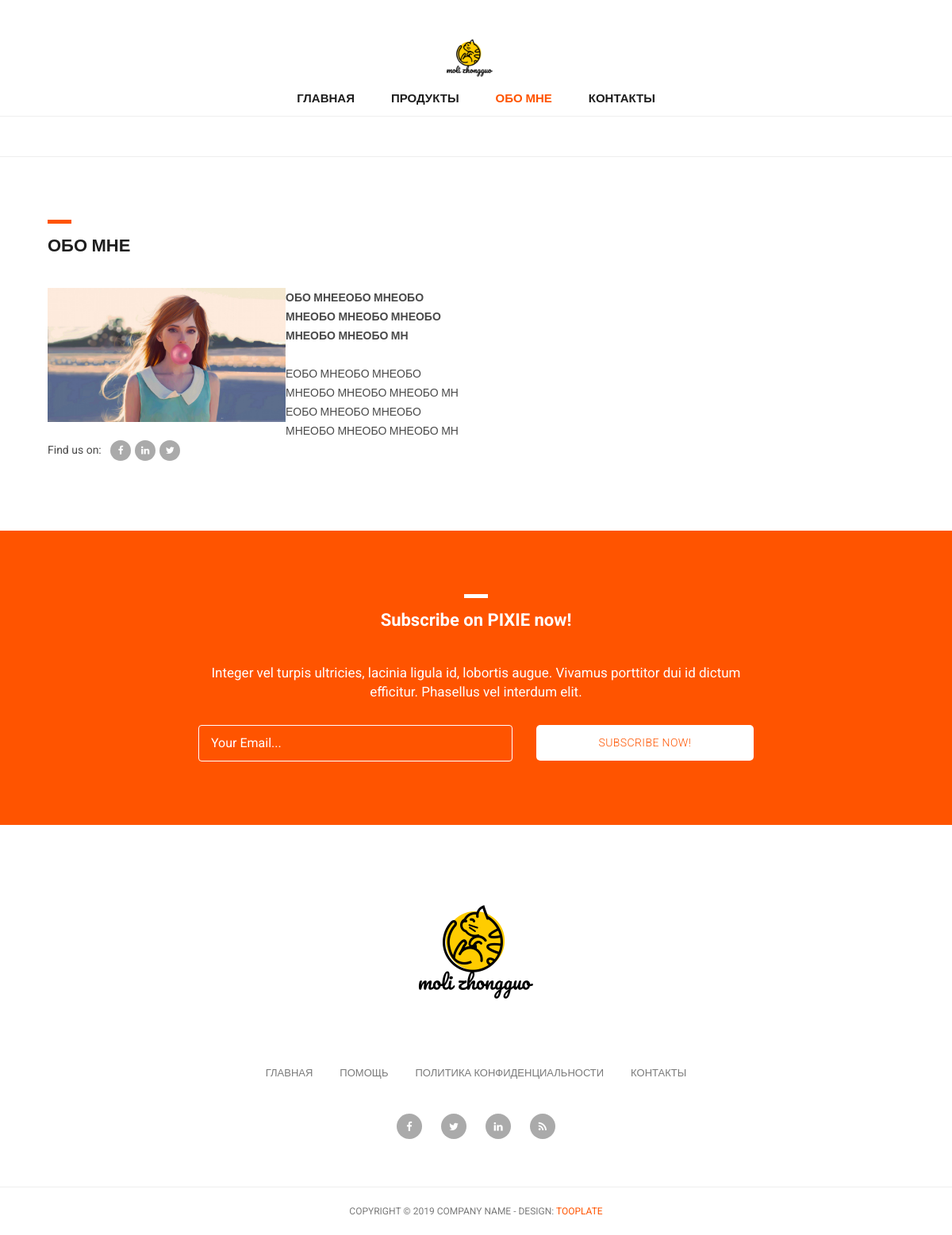
The page /about/ on the database its author committed.
### shop/models.py (models this page shows, shortened)
class ContentFor(models.Model): #класс создан для удобного заполнения страницы обо мне контентом через ckeditor, запрос по slug
    title = models.CharField(max_length=50, verbose_name='Название')
    content = models.TextField(blank=True, verbose_name='Контент')
    slug = models.SlugField(max_length=50, verbose_name='Url', unique=True)#
    class Meta:
        verbose_name = 'Статья'
        verbose_name_plural = 'Статьи'
        ordering = ['title']

### shop/views.py (the view)
# urls.py: path('<slug>/', AboutPage.as_view(), name='about'),
class AboutPage(DetailView):
    model = ContentFor
    template_name = 'shop/about.html'
    context_object_name = 'posts'
    def get_context_data(self, *, object_list=None, **kwargs):
        context = super().get_context_data(**kwargs)
        context['title'] = 'ОБО МНЕ'
        return context

### shop/templates/shop/about.html (shortened to what this page needs)
{% extends 'base.html' %}
{% load static %}
{% block content %}
<div class="contact-page">
  <div class="container">
    <div class="about-page">
      <div class="container">
        <div class="row">
          <div class="col-md-12">
            <div class="section-heading">
              <div class="line-dec"></div>
              <h1>{{ title }}</h1>
            </div>
          </div>
          <div class="col-md-6">
            <div class="right-content">
              {{ posts.content|safe }}
              <h6>Find us on: <span><a href="#"><i class="fa fa-facebook"></i></a><a href="#"><i class="fa fa-linkedin"></i></a><a href="#"><i class="fa fa-twitter"></i></a></span></h6>
            </div>
          </div>
        </div>
      </div>
    </div>
  </div>
</div>
{% endblock %}

### templates/base.html (shortened to what this page needs)
<!DOCTYPE html>
{% load static %}
<html lang="en">
<head>
  <link href="{% static 'vendor/bootstrap/css/bootstrap.min.css' %}" rel="stylesheet">
  <link rel="stylesheet" href="{% static 'assets/css/fontawesome.css' %}">
  <link rel="stylesheet" href="{% static 'assets/css/tooplate-main.css' %}">
  <link rel="stylesheet" href="{% static 'assets/css/owl.css' %}">
</head>
<body>
{% include 'inc/_nav.html' %}
{% block content %}{% endblock %}
<div class="subscribe-form">
  <div class="container">
    <div class="row">
      <div class="col-md-12">
        <div class="section-heading">
          <div class="line-dec"></div>
          <h1>Subscribe on PIXIE now!</h1>
        </div>
      </div>
      <div class="col-md-8 offset-md-2">
        <div class="main-content">
          <p>Integer vel turpis ultricies, lacinia ligula id, lobortis augue. Vivamus porttitor dui id dictum efficitur. Phasellus vel interdum elit.</p>
          <div class="container">
            <form id="subscribe" action="" method="get">
              <div class="row">
                <div class="col-md-7">
                  <fieldset>
                    <input name="email" type="text" class="form-control" id="email"
                           onfocus="if(this.value == 'Your Email...') { this.value = ''; }"
                           onBlur="if(this.value == '') { this.value = 'Your Email...';}"
                           value="Your Email..." required="">
                  </fieldset>
                </div>
                <div class="col-md-5">
                  <fieldset>
                    <button type="submit" id="form-submit" class="button">Subscribe Now!</button>
                  </fieldset>
                </div>
              </div>
            </form>
          </div>
        </div>
      </div>
    </div>
  </div>
</div>
<div class="footer">
  <div class="container">
    <div class="row">
      <div class="col-md-12">
        <div class="logo">
          <img src="assets/images/header-logo.png" alt="">
        </div>
      </div>
      <div class="col-md-12">
        <div class="footer-menu">
          <ul>
            <li><a href="#">Главная</a></li>
            <li><a href="#">Помощь</a></li>
            <li><a href="#">Политика Конфиденциальности</a></li>
            <li><a href="#">Контакты</a></li>
          </ul>
        </div>
      </div>
      <div class="col-md-12">
        <div class="social-icons">
          <ul>
            <li><a href="#"><i class="fa fa-facebook"></i></a></li>
            <li><a href="#"><i class="fa fa-twitter"></i></a></li>
            <li><a href="#"><i class="fa fa-linkedin"></i></a></li>
            <li><a href="#"><i class="fa fa-rss"></i></a></li>
          </ul>
        </div>
      </div>
    </div>
  </div>
</div>
<div class="sub-footer">
  <div class="container">
    <div class="row">
      <div class="col-md-12">
        <div class="copyright-text">
          <p>Copyright &copy; 2019 Company Name
            - Design: <a rel="nofollow" href="https://www.facebook.com/tooplate">Tooplate</a></p>
        </div>
      </div>
    </div>
  </div>
</div>
</body>
</html>

### templates/inc/_nav.html (shortened to what this page needs)
{% load static %}
<nav class="navbar navbar-expand-lg navbar-dark bg-dark static-top">
  <div class="container">
    <r class="navbar-brand" href="#"><img src="{% static 'assets/images/header-logo.png' %}" height="80"  alt=""></r>
    <div class="collapse navbar-collapse" id="navbarResponsive">
      <ul class="navbar-nav ml-auto">
        {% with url_name=request.resolver_match.url_name %}
        <li class="nav-item {% if url_name == 'home' %}active{% endif %}">
          <a class="nav-link" href="{% url 'home' %}">Главная</a>
        </li>
        <li class="nav-item {% if url_name == 'products' %}active{% endif %}">
          <a class="nav-link " href="{% url 'products' %}">Продукты</a>
        </li>
        <li class="nav-item {% if url_name == 'about' %}active{% endif %}">
          <a class="nav-link" href="/about">Обо мне</a>
        </li>
        <li class="nav-item {% if url_name == 'feedback' %}active{% endif %}">
          <a class="nav-link" href="{% url 'feedback' %}">Контакты</a>
        </li>
        {% endwith %}
      </ul>
    </div>
  </div>
</nav>

### myshop/static/assets/css/tooplate-main.css (style rules this page uses)
body { font-family: 'Roboto', sans-serif; transition: all 0.5s; }
p { margin-bottom: 0px; font-size: 14px; color: #4a4a4a; line-height: 24px; }
a { text-decoration: none!important; }
.copyright-text { text-transform: uppercase; }
.section-heading { margin-top: 80px; margin-bottom: 40px; }
.section-heading .line-dec { width: 30px; height: 5px; background-color: #ff5400; }
.section-heading h1 { font-size: 22px; font-weight: 700; color: #1e1e1e; margin-top: 15px; }
.navbar .navbar-brand { text-align: center; width: 100%; position: relative; padding: 25px 0px; }
.bg-dark { background-color: #fff!important; border-bottom: 1px solid #eee; }
#navbarResponsive { z-index: 999; position: absolute; left: 50%; top: 105px; transform: translateX(-50%); }
.navbar-dark .navbar-nav .nav-item { margin: 0px 15px; }
.navbar-dark .navbar-nav .nav-link { text-transform: uppercase; font-size: 15px; font-weight: 700; color: #1e1e1e; transition: all 0.5s; }
.navbar-dark .navbar-nav .nav-link:hover, .navbar-dark .navbar-nav .active>.nav-link, .navbar-dark .navbar-nav .nav-link.active, .navbar-dark .navbar-nav .nav-link.show, .navbar-dark .navbar-nav .show>.nav-link { color: #ff5400; }
.navbar:after { width: 100%; height: 1px; background-color: #eee; content: ''; position: absolute; left: 0; bottom: -52px; }
.subscribe-form { background-color: #ff5400; padding: 80px 0px; text-align: center; margin-top: 20px; }
.subscribe-form .section-heading { margin-top: 0px; }
.subscribe-form .section-heading h1 { color: #fff; }
.subscribe-form .section-heading .line-dec { background-color: #fff; margin: 0 auto; }
.subscribe-form .main-content p { font-size: 17px; color: #fff; margin-bottom: 30px; }
.subscribe-form .main-content form { color: #fff; display: inline; }
.subscribe-form .main-content form input { display: inline; }
.subscribe-form .main-content form input { width: 100%; height: 46px; border: 1px solid #fff; background-color: transparent; padding-left: 15px; color: #fff; outline: none; }
.subscribe-form .main-content form button { width: 100%; height: 45px; cursor: pointer; background-color: #fff; outline: none; border-radius: 5px; padding: 10px 15px; display: inline-block; color: #ff5400; font-size: 14px; text-transform: uppercase; font-weight: 300; letter-spacing: 0.4px; text-decoration: none; transition: all 0.5s; box-shadow: none; border: none; }
.footer { text-align: center; }
.footer ul { padding: 0px; margin: 0px; }
.footer ul li { list-style: none; display: inline-block; }
.footer .logo img { max-width: 100%; margin-top: 60px; margin-bottom: 40px; }
.footer .footer-menu { margin-bottom: 40px; }
.footer .footer-menu ul li { margin: 0px 15px; }
.footer .footer-menu a { font-size: 13px; color: #7a7a7a; text-transform: uppercase; transition: all 0.5s; }
.footer .social-icons { margin-bottom: 60px; }
.footer .social-icons ul li { margin: 0px 10px; }
.footer .social-icons a { width: 32px; height: 32px; color: #fff; background-color: #aaa; text-align: center; display: inline-block; line-height: 33px; border-radius: 50%; font-size: 13px; transition: all 0.5s; }
.sub-footer { border-top: 1px solid #eee; text-align: center; }
.sub-footer p { font-size: 12px; color: #7a7a7a; line-height: 60px; }
.sub-footer a { color: #ff5400; text-decoration: none; }
.about-page { margin-top: 50px; margin-bottom: 80px; }
.about-page .right-content span { display: inline-block; margin-left: 8px; }
.about-page .right-content span a i { transition: all 0.5s; background-color: #aaa; width: 26px; height: 26px; display: inline-block; text-align: center; line-height: 26px; border-radius: 50%; color: #fff; font-size: 12px; margin-right: 5px; }
.about-page .right-content h6 { font-size: 14px; color: #4a4a4a; font-weight: 400; }
.contact-page { margin-top: 50px; margin-bottom: 80px; }
.contact-page .right-content span { display: inline-block; margin-left: 8px; }
.contact-page .right-content span a i { transition: all 0.5s; background-color: #aaa; width: 26px; height: 26px; display: inline-block; text-align: center; line-height: 26px; border-radius: 50%; color: #fff; font-size: 12px; margin-right: 5px; }
.contact-page .right-content h6 { font-size: 14px; color: #4a4a4a; font-weight: 400; }

### rows shown on the page
ContentFor: title "ОБО МНЕ", content (picture), content "ОБО МНЕЕОБО МНЕОБО МНЕОБО МНЕОБО МНЕОБО МНЕОБО МНЕОБО МН ЕОБО МНЕОБО МНЕОБО МНЕОБО МНЕОБО МНЕОБО МН ЕОБО МНЕОБО МНЕОБО МНЕОБО МНЕОБО МНЕОБО МН"
